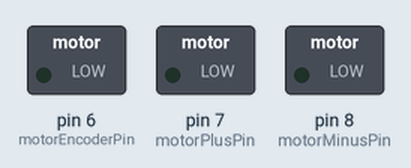
Simulated run of this sketch. Board: Arduino Uno, built with avr-gcc and run on an emulated ATmega328P. On the bench: switched loads named in the sketch (green lamp = pin HIGH).

Above: at 0.1 s.
At 8.1 s:
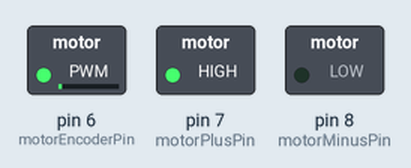
At 16.6 s:
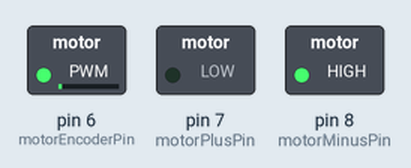
At 33.2 s:
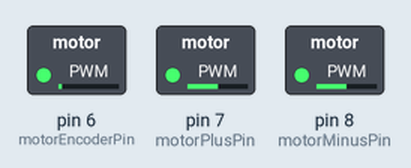
Timing chart, 0 to 34.7 s (numbered marks = the images above):
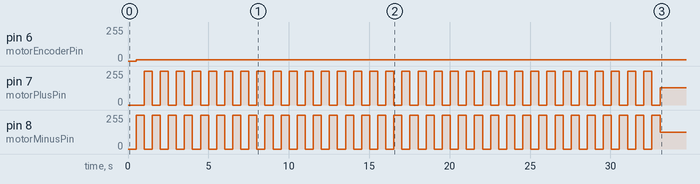

Measured:
- by itself, pin 6 (motorEncoderPin): 0/255 → 10/255 at 0.50 s
- by itself, pin 7 (motorPlusPin): repeats every 1.0 s: 0/255 0.50 s, 255/255 0.50 s, until it stays 128/255 from 33.1 s
- by itself, pin 8 (motorMinusPin): repeats every 1.0 s: 0/255 0.50 s, 255/255 0.50 s, until it stays 127/255 from 33.1 s

The sketch:

motor_with_position.ino
```cpp
#include "./init_params.h"
// This one checks out.  No more edits!

void setup()
{
  initPositionTracker();
  initMotorDriver();
}


void loop()
{
  static int lastDirection;
  if(lastDirection != moveDirection)
  {
    lastDirection = moveDirection;
    if(moveDirection > 0)
    {
      Serial.print("-");
    }
    else
    {
      Serial.print("+");
    }
    Serial.print("Change of Direction: ");
    Serial.println(motorPosition);
  }
  if(millis()-lastTime > period)
  {
    selectDirection = -selectDirection;
    setMotorDirection(selectDirection);
    setMotorVelocity(10);
    Serial.println("NewDir");
    lastTime = millis();
  }
}
```

init_params.h
```cpp
int motorAPin = 11,
motorBPin = 12,
motorPlusPin = 7,
motorMinusPin = 8,
motorEncoderPin = 6;

int lastCaller = 0,
moveDirection = 1,
motorPosition = 0;


int period = 500, lastTime = 0, selectDirection = 1;
```

position.ino
```cpp
void initPositionTracker()
{
  pinMode(motorAPin, INPUT);
  pinMode(motorBPin, INPUT);
  attachInterrupt(motorAPin, motorAChange, CHANGE);
  attachInterrupt(motorBPin, motorBChange, CHANGE);
}
void motorAChange(){
  updatePosition(1);
}
void motorBChange(){
  updatePosition(-1);
}
void updatePosition(int caller)
{
  if(caller == lastCaller)
  {
    if(moveDirection > 0)
    {
      moveDirection = -1;
    }
    else
    {
      moveDirection = 1;
    }
  }
  if(moveDirection > 0)
  {
    motorPosition++;
  }
  else
  {
    motorPosition--;
  }
  lastCaller = caller;
}
```

motordriver.ino
```cpp
void initMotorDriver()
{
  pinMode(motorPlusPin, OUTPUT);
  pinMode(motorMinusPin, OUTPUT);
  pinMode(motorEncoderPin, OUTPUT);
}
void setMotorDirection(int dir)
{
  if(dir > 0){
    digitalWrite(motorPlusPin, HIGH);
    digitalWrite(motorMinusPin, LOW);
  }else{
    digitalWrite(motorPlusPin, LOW);
    digitalWrite(motorMinusPin, HIGH);
  }
}
void setMotorVelocity(int v)
{
  analogWrite(motorEncoderPin, v);
}
```
